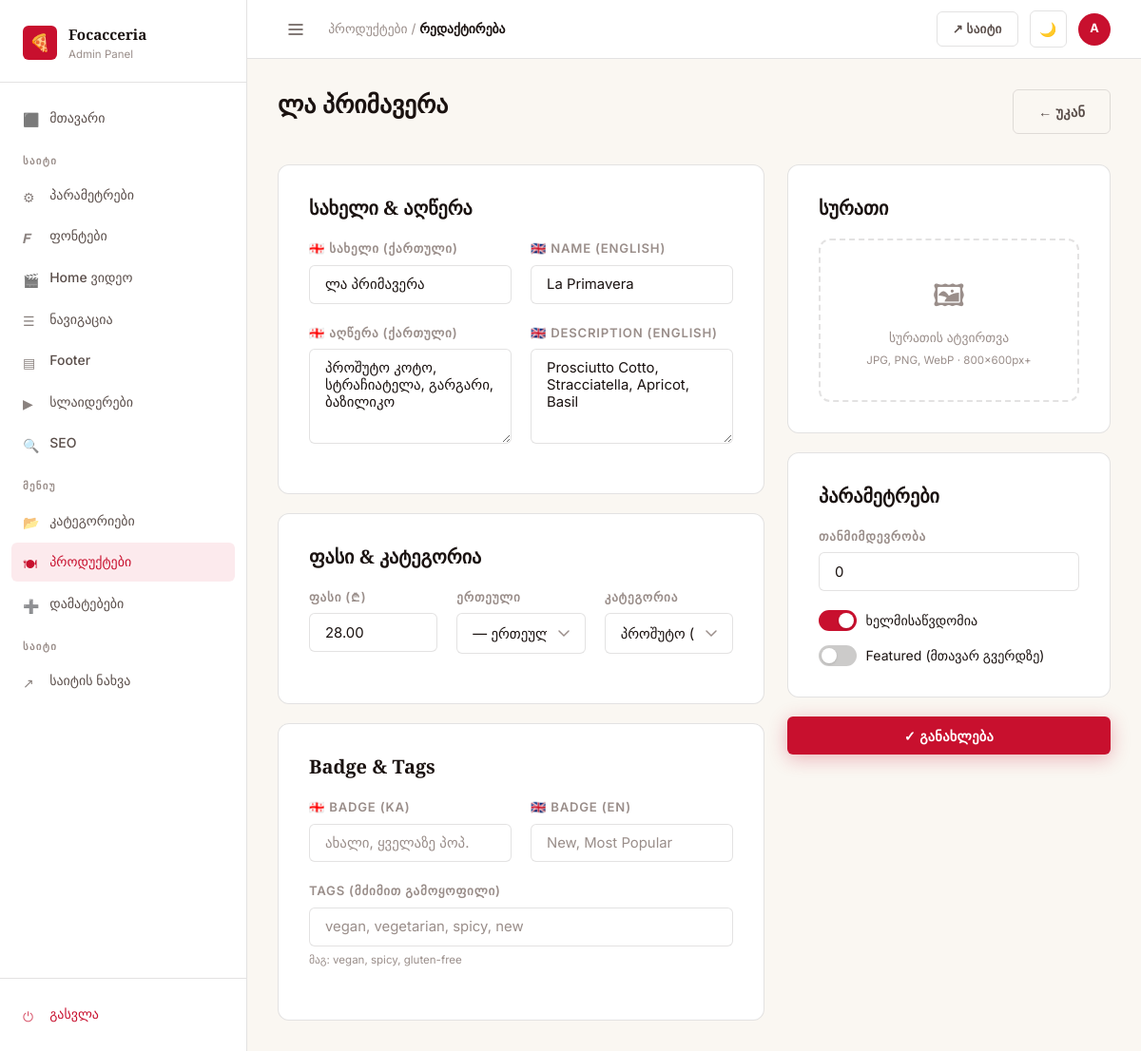
/dashboard/menu/items/6/edit/ (signed in), run on the app's committed database.
### menu/models.py (models this page shows, shortened)
class MenuItem(models.Model):
    UNIT_CHOICES = [
        ('', 'ერთეული'),
        ('100g', '100 გრ'),
        ('portion', 'პორცია'),
    ]
    category = models.ForeignKey(MenuCategory, on_delete=models.CASCADE, related_name='items')
    name_ka = models.CharField(max_length=200)
    name_en = models.CharField(max_length=200)
    description_ka = models.TextField(blank=True)
    description_en = models.TextField(blank=True)
    price = models.DecimalField(max_digits=8, decimal_places=2)
    price_unit = models.CharField(max_length=20, choices=UNIT_CHOICES, blank=True)
    image = models.ImageField(upload_to='menu/', blank=True, null=True)
    order = models.PositiveIntegerField(default=0)
    is_available = models.BooleanField(default=True)
    is_featured = models.BooleanField(default=False)
    tags = models.CharField(max_length=200, blank=True, help_text='Comma-separated tags: vegan, vegetarian, spicy, new')
    badge_ka = models.CharField(max_length=50, blank=True, help_text='e.g. ახალი, ყველაზე პოპ.')
    badge_en = models.CharField(max_length=50, blank=True, help_text='e.g. New, Most Popular')
    class Meta:
        ordering = ['order']

class MenuCategory(models.Model):
    PAGE_CHOICES = [
        ('menu', 'Menu'),
        ('salumeria', 'Salumeria'),
    ]
    name_ka = models.CharField(max_length=100)
    name_en = models.CharField(max_length=100)
    slug = models.SlugField(unique=True)
    description_ka = models.TextField(blank=True)
    description_en = models.TextField(blank=True)
    page = models.CharField(max_length=20, choices=PAGE_CHOICES, default='menu')
    order = models.PositiveIntegerField(default=0)
    is_active = models.BooleanField(default=True)
    class Meta:
        ordering = ['order']
        verbose_name_plural = 'Menu Categories'

### dashboard/views.py (the view)
# urls.py: path('menu/items/<int:pk>/edit/', views.item_edit, name='item_edit'),
@login_required
def item_edit(request, pk):
    item = get_object_or_404(MenuItem, pk=pk)
    categories = MenuCategory.objects.all()
    if request.method == 'POST':
        _save_item(item, request)
        messages.success(request, 'პროდუქტი განახლებულია.')
        return redirect('menu_items')
    return render(request, 'dashboard/item_form.html', {'item': item, 'categories': categories})

### core/models.py (called while the page is built)
    @classmethod
    def get_settings(cls):
        obj, _ = cls.objects.get_or_create(pk=1)
        return obj

    @classmethod
    def get_settings(cls):
        obj, _ = cls.objects.get_or_create(pk=1)
        return obj

### templates/dashboard/item_form.html (shortened to what this page needs)
{% extends 'dashboard/base.html' %}
{% block nav_items %}active{% endblock %}
{% block breadcrumb %}პროდუქტები / <strong>{% if item %}რედაქტირება{% else %}დამატება{% endif %}</strong>{% endblock %}
{% block content %}
<div class="page-header">
  <div>
    <h1 class="page-title">{% if item %}{{ item.name_ka }}{% else %}ახალი პროდუქტი{% endif %}</h1>
  </div>
  <a href="{% url 'menu_items' %}" class="btn btn-ghost">← უკან</a>
</div>
<form method="post" enctype="multipart/form-data">
  <div style="display:grid;grid-template-columns:1fr 340px;gap:1.5rem;align-items:start;">
    <div>
      <div class="form-card" style="margin-bottom:1.25rem;">
        <h4 style="margin-bottom:1.25rem;font-family:var(--font-serif);">სახელი & აღწერა</h4>
        <div class="form-row">
          <div class="form-group">
            <label class="form-label">🇬🇪 სახელი (ქართული)</label>
            <input type="text" name="name_ka" value="{{ item.name_ka|default:'' }}" class="form-control" required
                   placeholder="მორტაცა როსა">
          </div>
          <div class="form-group">
            <label class="form-label">🇬🇧 Name (English)</label>
            <input type="text" name="name_en" value="{{ item.name_en|default:'' }}" class="form-control" required
                   placeholder="Mortazza Rossa">
          </div>
        </div>
        <div class="form-row">
          <div class="form-group">
            <label class="form-label">🇬🇪 აღწერა (ქართული)</label>
            <textarea name="description_ka" class="form-control" rows="4"
                      placeholder="მორტადელა, სტრაჩიატელა, პომიდორი...">{{ item.description_ka|default:'' }}</textarea>
          </div>
          <div class="form-group">
            <label class="form-label">🇬🇧 Description (English)</label>
            <textarea name="description_en" class="form-control" rows="4"
                      placeholder="Mortadella, Stracciatella, Tomato...">{{ item.description_en|default:'' }}</textarea>
          </div>
        </div>
      </div>
      <div class="form-card" style="margin-bottom:1.25rem;">
        <h4 style="margin-bottom:1.25rem;font-family:var(--font-serif);">ფასი & კატეგორია</h4>
        <div class="form-row col-3">
          <div class="form-group">
            <label class="form-label">ფასი (₾)</label>
            <input type="number" name="price" value="{{ item.price|default:'' }}" class="form-control"
                   step="0.01" min="0" placeholder="28.00" required>
          </div>
          <div class="form-group">
            <label class="form-label">ერთეული</label>
            <select name="price_unit" class="form-control">
              <option value="" {% if not item.price_unit %}selected{% endif %}>— ერთეული</option>
            </select>
          </div>
          <div class="form-group">
            <label class="form-label">კატეგორია</label>
            <select name="category" class="form-control" required>
              {% for cat in categories %}
              <option value="{{ cat.pk }}" {% if item.category_id == cat.pk %}selected{% endif %}>
                {{ cat.name_ka }} ({{ cat.get_page_display }})
              </option>
              {% endfor %}
            </select>
          </div>
        </div>
      </div>
      <div class="form-card">
        <h4 style="margin-bottom:1.25rem;font-family:var(--font-serif);">Badge & Tags</h4>
        <div class="form-row">
          <div class="form-group">
            <label class="form-label">🇬🇪 Badge (KA)</label>
            <input type="text" name="badge_ka" value="{{ item.badge_ka|default:'' }}" class="form-control"
                   placeholder="ახალი, ყველაზე პოპ.">
          </div>
          <div class="form-group">
            <label class="form-label">🇬🇧 Badge (EN)</label>
            <input type="text" name="badge_en" value="{{ item.badge_en|default:'' }}" class="form-control"
                   placeholder="New, Most Popular">
          </div>
        </div>
        <div class="form-group">
          <label class="form-label">Tags (მძიმით გამოყოფილი)</label>
          <input type="text" name="tags" value="{{ item.tags|default:'' }}" class="form-control"
                 placeholder="vegan, vegetarian, spicy, new">
          <span style="font-size:.72rem;color:var(--text-muted);">მაგ: vegan, spicy, gluten-free</span>
        </div>
      </div>
    </div>
    <div>
      <div class="form-card" style="margin-bottom:1.25rem;">
        <h4 style="margin-bottom:1.25rem;font-family:var(--font-serif);">სურათი</h4>
        <div class="image-upload-area">
          <div class="upload-icon">🖼</div>
          <div class="upload-text">სურათის ატვირთვა</div>
          <div style="font-size:.72rem;color:var(--text-muted);margin-top:.25rem;">JPG, PNG, WebP · 800×600px+</div>
        </div>
      </div>
      <div class="form-card" style="margin-bottom:1.25rem;">
        <h4 style="margin-bottom:1.25rem;font-family:var(--font-serif);">პარამეტრები</h4>
        <div class="form-group">
          <label class="form-label">თანმიმდევრობა</label>
          <input type="number" name="order" value="{{ item.order|default:0 }}" class="form-control" min="0">
        </div>
        <div style="display:flex;flex-direction:column;gap:.9rem;">
          <label class="toggle-wrap">
            <span class="toggle">
              <span class="toggle-slider"></span>
            </span>
            <span style="font-size:.88rem;">ხელმისაწვდომია</span>
          </label>
          <label class="toggle-wrap">
            <span class="toggle">
              <span class="toggle-slider"></span>
            </span>
            <span style="font-size:.88rem;">Featured (მთავარ გვერდზე)</span>
          </label>
        </div>
      </div>
      <button type="submit" class="btn btn-primary" style="width:100%;justify-content:center;">
        ✓ {% if item %}განახლება{% else %}დამატება{% endif %}
      </button>
    </div>
  </div>
</form>
{% endblock %}

### templates/dashboard/base.html (shortened to what this page needs)
<!DOCTYPE html>
<html lang="ka" data-theme="light">
<head>
  {% load static %}
  <link rel="stylesheet" href="{% static 'css/brand.css' %}">
  <link rel="stylesheet" href="{% static 'css/dashboard.css' %}">
</head>
<body>
{% load static %}
<div class="db-layout">
  <aside class="db-sidebar">
    <div class="sidebar-brand">
      <div class="sidebar-brand-logo">🍕</div>
      <div class="sidebar-brand-text">
        <div class="sidebar-brand-name">Focacceria</div>
        <div class="sidebar-brand-sub">Admin Panel</div>
      </div>
    </div>
    <nav class="sidebar-nav">
      <div class="nav-section">
        <a href="{% url 'dashboard_home' %}" class="nav-link {% block nav_home %}{% endblock %}">
          <span class="icon">⬛</span> მთავარი
        </a>
      </div>
      <div class="nav-section">
        <div class="nav-section-label">საიტი</div>
        <a href="{% url 'site_settings' %}" class="nav-link {% block nav_settings %}{% endblock %}">
          <span class="icon">⚙</span> პარამეტრები
        </a>
        <a href="{% url 'font_settings' %}" class="nav-link {% block nav_fonts %}{% endblock %}">
          <span class="icon">𝑭</span> ფონტები
        </a>
        <a href="{% url 'home_video_settings' %}" class="nav-link {% block nav_home_video %}{% endblock %}">
          <span class="icon">🎬</span> Home ვიდეო
        </a>
        <a href="{% url 'navigation' %}" class="nav-link {% block nav_navigation %}{% endblock %}">
          <span class="icon">☰</span> ნავიგაცია
        </a>
        <a href="{% url 'footer' %}" class="nav-link {% block nav_footer %}{% endblock %}">
          <span class="icon">▤</span> Footer
        </a>
        <a href="{% url 'sliders' %}" class="nav-link {% block nav_sliders %}{% endblock %}">
          <span class="icon">▶</span> სლაიდერები
        </a>
        <a href="{% url 'seo_settings' %}" class="nav-link {% block nav_seo %}{% endblock %}">
          <span class="icon">🔍</span> SEO
        </a>
      </div>
      <div class="nav-section">
        <div class="nav-section-label">მენიუ</div>
        <a href="{% url 'menu_categories' %}" class="nav-link {% block nav_categories %}{% endblock %}">
          <span class="icon">📂</span> კატეგორიები
        </a>
        <a href="{% url 'menu_items' %}" class="nav-link {% block nav_items %}{% endblock %}">
          <span class="icon">🍽</span> პროდუქტები
        </a>
        <a href="{% url 'addons' %}" class="nav-link {% block nav_addons %}{% endblock %}">
          <span class="icon">➕</span> დამატებები
        </a>
      </div>
      <div class="nav-section">
        <div class="nav-section-label">საიტი</div>
        <a href="/" target="_blank" class="nav-link">
          <span class="icon">↗</span> საიტის ნახვა
        </a>
      </div>
    </nav>
    <div class="sidebar-footer">
      <a href="{% url 'dashboard_logout' %}" class="nav-link" style="color:var(--accent);">
        <span class="icon">⏻</span> გასვლა
      </a>
    </div>
  </aside>
  <div class="db-main">
    <header class="db-topbar">
      <div class="topbar-left">
        <button class="btn btn-ghost btn-icon" data-sidebar-toggle style="border:none;">
          <svg width="18" height="18" viewBox="0 0 18 18" fill="none">
            <path d="M2 4h14M2 9h14M2 14h14" stroke="currentColor" stroke-width="1.5" stroke-linecap="round"/>
          </svg>
        </button>
        <div class="topbar-breadcrumb">
          {% block breadcrumb %}<strong>Dashboard</strong>{% endblock %}
        </div>
      </div>
      <div class="topbar-right">
        <a href="/" target="_blank" class="btn btn-ghost btn-sm">↗ საიტი</a>
        <button class="btn btn-ghost btn-icon" data-theme-toggle title="Toggle theme">
          <span data-theme-icon>🌙</span>
        </button>
        <div class="topbar-avatar" title="{{ request.user.username }}">
          {{ request.user.username|first|upper }}
        </div>
      </div>
    </header>
    <main class="db-content">
      {% block content %}{% endblock %}
    </main>
  </div>
</div>
</body>
</html>

### static/css/brand.css (style rules this page uses)
:root { --rosso: #C8102E; --rosso-dark: #A00C23; --rosso-light: #E8203E; --rosso-pale: #fceaed; --nero: #1A1210; --nero-soft: #2A2220; --charcoal: #3A3230; --crema: #F5EFE0; --crema-dark: #EDE4D0; --crema-light: #FAF7F2; --oro: #C4A052; --oro-dark: #A8843A; --oro-light: #D4B870; --white: #FFFFFF; --off-white: #FDF9F4; --font-serif: 'Playfair Display', 'Georgia', serif; --font-sans: 'Inter', 'Segoe UI', system-ui, sans-serif; --radius-sm: 6px; --radius-md: 12px; --radius-lg: 20px; --radius-xl: 32px; --shadow-sm: 0 1px 3px rgba(0,0,0,.08), 0 1px 2px rgba(0,0,0,.06); --shadow-md: 0 4px 16px rgba(0,0,0,.10), 0 2px 6px rgba(0,0,0,.07); --shadow-lg: 0 12px 40px rgba(0,0,0,.14), 0 4px 12px rgba(0,0,0,.08); --shadow-rosso: 0 4px 20px rgba(200,16,46,.30); --ease: cubic-bezier(.4,0,.2,1); --transition: .2s var(--ease); }
[data-theme="light"], :root { --bg: var(--crema-light); --bg-card: var(--white); --bg-surface: var(--crema); --bg-hover: var(--crema-dark); --border: rgba(26,18,16,.12); --border-strong: rgba(26,18,16,.22); --text-primary: var(--nero); --text-secondary: #5A4E4A; --text-muted: #9A8E8A; --text-inverse: var(--white); --accent: var(--rosso); --accent-hover: var(--rosso-dark); --accent-pale: var(--rosso-pale); }
*, *::before, *::after { box-sizing: border-box; margin: 0; padding: 0; }
html { font-size: 16px; scroll-behavior: smooth; -webkit-font-smoothing: antialiased; }
body { font-family: var(--font-sans); background: var(--bg); color: var(--text-primary); line-height: 1.6; transition: background var(--transition), color var(--transition); }
h1, h2, h3, h4, h5, h6 { font-family: var(--font-serif); line-height: 1.25; color: var(--text-primary); }
h1 { font-size: clamp(2rem, 5vw, 3.5rem); }
h4 { font-size: 1.25rem; }
a { color: var(--accent); text-decoration: none; transition: color var(--transition); }
.btn { display: inline-flex; align-items: center; gap: .5rem; padding: .7rem 1.6rem; border-radius: var(--radius-sm); font-family: var(--font-sans); font-size: .9rem; font-weight: 600; letter-spacing: .02em; cursor: pointer; border: none; transition: all var(--transition); white-space: nowrap; }
.btn-primary { background: var(--accent); color: #fff; box-shadow: var(--shadow-rosso); }
.btn-ghost { background: transparent; color: var(--text-secondary); border: 1.5px solid var(--border); }
.btn-sm { padding: .45rem 1rem; font-size: .82rem; }
.btn-icon { padding: .6rem; border-radius: var(--radius-sm); }
.form-group { margin-bottom: 1.25rem; }
.form-label { display: block; font-size: .82rem; font-weight: 600; color: var(--text-muted); text-transform: uppercase; letter-spacing: .06em; margin-bottom: .4rem; }
.form-control { display: block; width: 100%; padding: .65rem 1rem; font-size: .93rem; font-family: var(--font-sans); color: var(--text-primary); background: var(--bg-card); border: 1.5px solid var(--border); border-radius: var(--radius-sm); transition: border-color var(--transition), box-shadow var(--transition); appearance: none; }
.form-control::placeholder { color: var(--text-muted); }
textarea.form-control { resize: vertical; min-height: 100px; }
select.form-control { background-repeat: no-repeat; background-position: right 1rem center; padding-right: 2.5rem; }
.toggle-wrap { display: flex; align-items: center; gap: .6rem; cursor: pointer; }
.toggle { position: relative; width: 40px; height: 22px; flex-shrink: 0; }
.toggle-slider { position: absolute; inset: 0; background: var(--border-strong); border-radius: 50px; transition: background var(--transition); }
.toggle-slider::before { content: ''; position: absolute; height: 16px; width: 16px; left: 3px; top: 3px; background: white; border-radius: 50%; transition: transform var(--transition); box-shadow: var(--shadow-sm); }
.toggle input:checked + .toggle-slider { background: var(--accent); }
.toggle input:checked + .toggle-slider::before { transform: translateX(18px); }

### data on the page
MenuItem: name_ka "ლა პრიმავერა", name_en "La Primavera", description_ka "პროშუტო კოტო, სტრაჩიატელა, გარგარი, ბაზილიკო", description_en "Prosciutto Cotto, Stracciatella, Apricot, Basil", price "28.00", price_unit "— ერთეული", category "პროშუტო (Menu)", order "0"

### other printed values
{{ request.user.username|first|upper }} "A"
